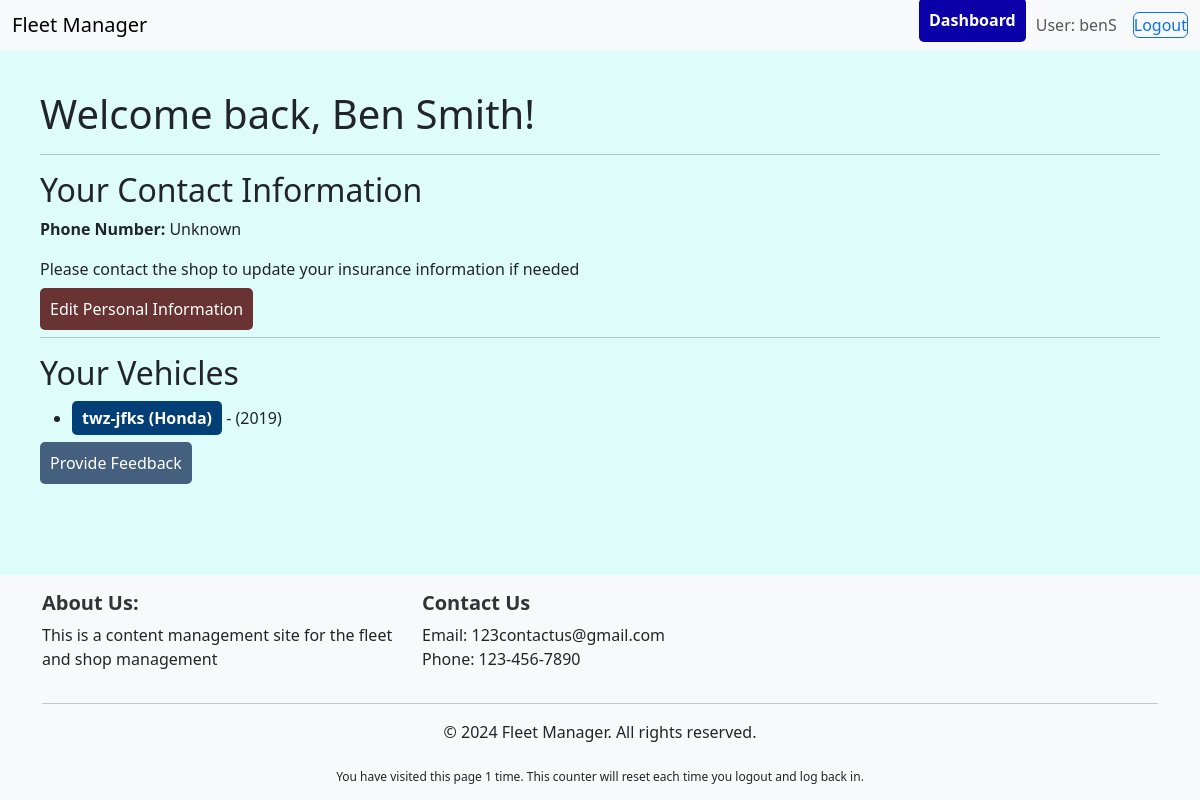
Before: /catalog/customer/ (signed in) with the older database file.
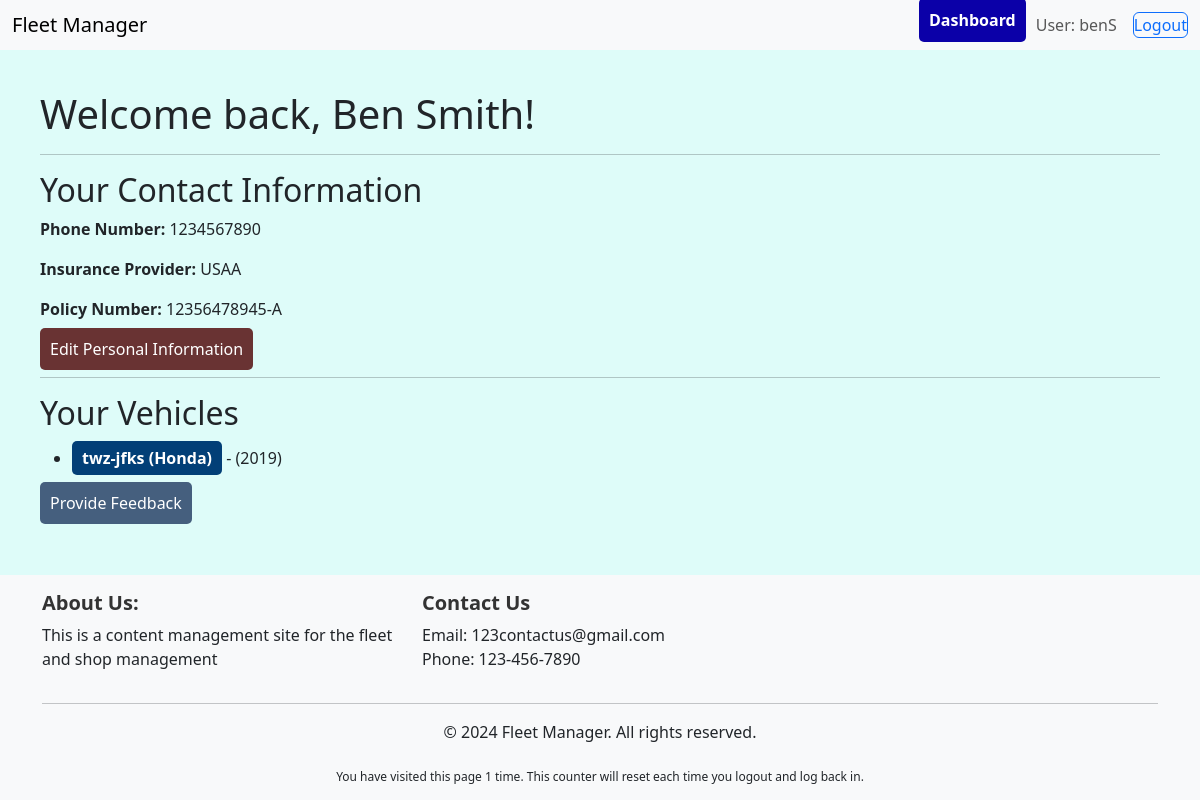
After: the same page with the newer database file.
### catalog/models.py (models this page shows, shortened)
class Owner(models.Model):
    user = models.OneToOneField(User, on_delete=models.CASCADE, null=True, blank=True)
    first_name = models.CharField(
        max_length=100,
        help_text="Enter the owner's first name."
    )
    last_name = models.CharField(
        max_length=100,
        help_text="Enter the owner's last name."
    )
    phone_num = models.CharField(
        max_length=10,
        null=True,
        blank=True,
        default='Unknown"',
        help_text="Enter the owner's phone number without dashes (e.g., 1234567890). Maximum 10 digits."
    )
    address = models.TextField(
        max_length=300,
        null=True,
        blank=True,
        default='Unknown',
        help_text="Enter the owner's address. This can be a full street address."
    )
    has_insurance = models.BooleanField(
        default=False,
        help_text="Check if the owner has insurance for their vehicle."
    )
    insurance_provider = models.CharField(
        max_length=100,
        blank=True,
        default='Unknown',
        help_text="Enter the name of the insurance provider (if applicable)."
    )
    insurance_policy_number = models.CharField(
        max_length=50,
        blank=True,
        default='Unknown',
        help_text="Enter the insurance policy number (if applicable)."
    )
    class Meta: #orders the owners in the system as well as prevents duplicates
        ordering = ['last_name', 'first_name']
        unique_together = ['first_name', 'last_name', 'phone_num']

### catalog/views.py (the view)
# urls.py: path('customer/', views.customer_dashboard, name='customer_dashboard'),
@login_required
@user_passes_test(is_customer)
def customer_dashboard(request):
    owner = get_object_or_404(Owner, user=request.user)
    num_visits = increment_page_visits(request, 'customer_dashboard')
    customer_cars = CarInstance.objects.filter(owner=owner)
    context = {
        'user': request.user,
        'owner': owner,
        'customer_cars': customer_cars,
        'num_visits':num_visits
    }
    return render(request, 'dashboards/customer_dashboard.html', context)

### catalog/context_processors.py (called while the page is built)
def footer_content(request):
    try:
        footer_content = FooterContent.objects.first()  # Get the first (and only) footer content
    except FooterContent.DoesNotExist:
        footer_content = None  # Handle the case where no FooterContent exists
    return {
        'footer_content': footer_content
    }

### catalog/models.py (called while the page is built)
    def __str__(self):
        return f'{self.license_plate} ({self.car.manuName})'

    def get_absolute_url(self):
        return reverse('car-detail', args=[str(self.id)])

### catalog/views.py (called while the page is built)
def increment_page_visits(request, page_name):
    session_key = f'num_visits_{page_name}'
    num_visits = request.session.get(session_key, 0)
    num_visits += 1
    request.session[session_key] = num_visits
    return num_visits

def is_customer(user):
    return user.groups.filter(name='Customer').exists()

### catalog/templates/dashboards/customer_dashboard.html (shortened to what this page needs)
{% extends "base_generic.html" %}
{% block content %}
<h1>Welcome back, {{ owner.first_name }} {{ owner.last_name }}!</h1>
<hr>
<h2>Your Contact Information</h2>
    <p><strong>Phone Number:</strong> {{ owner.phone_num }}</p>
    {% if owner.has_insurance %}
        <p><strong>Insurance Provider:</strong> {{ owner.insurance_provider }}</p>
        <p><strong>Policy Number:</strong> {{ owner.insurance_policy_number }}</p>
    {% else %}
        <p>Please contact the shop to update your insurance information if needed</p>
    {% endif %}
    <a href="{% url 'edit_owner' owner.pk  %}" class="dashboard_button_delete">Edit Personal Information</a>
<hr>
<h2>Your Vehicles</h2>
<ul>
    {% for car in customer_cars %}
    <li>
        <a href="{{ car.get_absolute_url }}" class="plate_button">{{ car }}</a> - ({{ car.modelYear }})
    </li>
    {% empty %}
        <li>No vehicles found.</li>
    {% endfor %}
</ul>
<a href="{% url 'feedback' %}" class="dashboard_button">Provide Feedback</a>
{% endblock %}

Changed rows visible on the page:
changed Owner "Ben": phone_num "Unknown" → "1234567890"; has_insurance False → True (drawn); insurance_provider (not shown) → "USAA"; insurance_policy_number (not shown) → "12356478945-A"
Other visible differences:
text no longer shown: "Please contact the shop to update your insurance information if needed"
text now shown: "Insurance Provider: Policy Number:"
